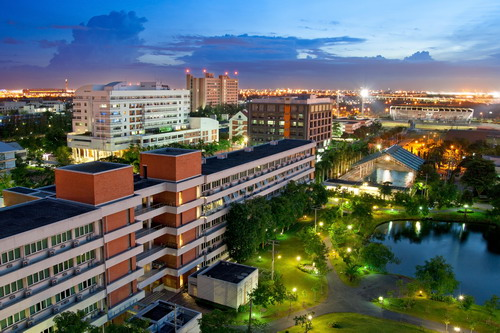
#> input picture lab2/kmitl.jpg, 500 x 333 px, found by its file name
$ python lab2.2.py
#> lines starting #> are read from the running program, lines starting #| are printed output that depends on the picture
import cv2
import numpy as np
import matplotlib.pyplot as plt

color_image = cv2.imread("lab2/kmitl.jpg")
#> color_image is the input picture: shape (333, 500, 3); mean B, G, R 102.1, 104.3, 95.2
color_image = cv2.cvtColor(color_image, cv2.COLOR_BGR2RGB)

red, green, blue = cv2.split(color_image)
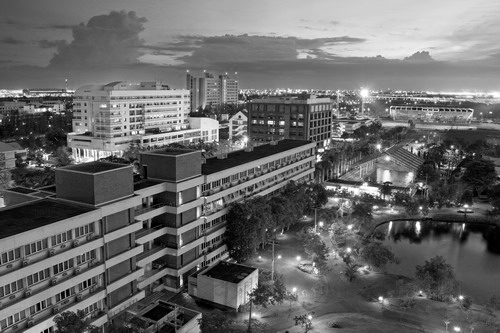
#> green: shape (333, 500); min 0, max 255, mean 104.3
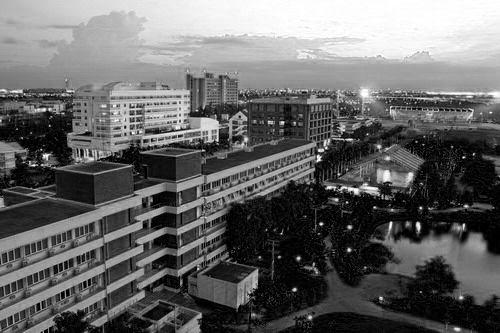
#> blue: shape (333, 500); min 0, max 255, mean 102.1

h_o_r = cv2.calcHist([red], [0], None, [256], [0, 256])
#> h_o_r = 256 values, max 1937 at index 0, min 53 at index 235, mean 650.4
h_o_g = cv2.calcHist([green], [0], None, [256], [0, 256])
#> h_o_g = 256 values, max 1514 at index 82, min 33 at index 243, mean 650.4
h_o_b = cv2.calcHist([blue], [0], None, [256], [0, 256])
#> h_o_b = 256 values, max 6450 at index 0, min 153 at index 222, mean 650.4
r_eq = cv2.equalizeHist(red)
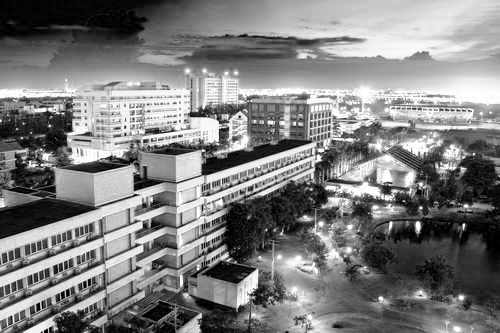
#> r_eq: shape (333, 500); min 0, max 255, mean 126.6
g_eq = cv2.equalizeHist(green)
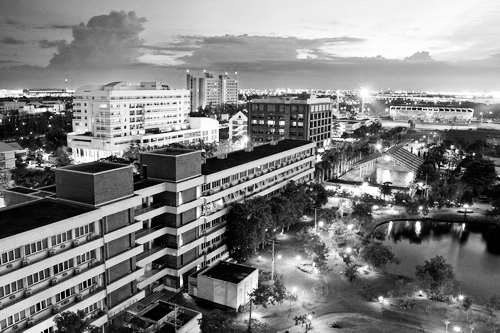
#> g_eq: shape (333, 500); min 0, max 255, mean 128
b_eq = cv2.equalizeHist(blue)
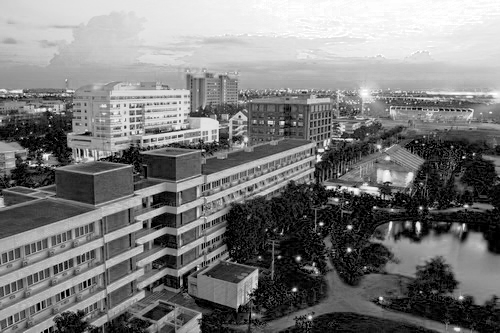
#> b_eq: shape (333, 500); min 0, max 255, mean 123.2
h_eq_r = cv2.calcHist([r_eq], [0], None, [256], [0, 256])
#> h_eq_r = 256 values, max 1937 at index 0, min 0 at index 1, mean 650.4
h_eq_g = cv2.calcHist([g_eq], [0], None, [256], [0, 256])
#> h_eq_g = 256 values, max 1514 at index 99, min 0 at index 19, mean 650.4
h_eq_b = cv2.calcHist([b_eq], [0], None, [256], [0, 256])
#> h_eq_b = 256 values, max 6450 at index 0, min 0 at index 1, mean 650.4
plt.figure(figsize=(12, 10))


plt.subplot(2, 2, 1)
plt.imshow(cv2.cvtColor(color_image, cv2.COLOR_BGR2RGB))
plt.title('Original Image')
plt.axis('off')

plt.subplot(2, 2, 2)
plt.plot(h_o_r, color='red', label='Red')
plt.plot(h_o_g, color='green', label='Green')
plt.plot(h_o_b, color='blue', label='Blue')
plt.title('Original Image Histograms')
plt.xlabel('Pixel Value')
plt.ylabel('Frequency')
plt.legend()


plt.subplot(2, 2, 3)
equalized_color_image = cv2.merge((b_eq, g_eq, r_eq))
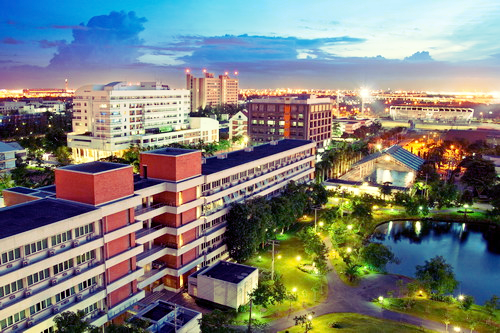
#> equalized_color_image: shape (333, 500, 3); mean B, G, R 123.2, 128, 126.6
plt.imshow(cv2.cvtColor(equalized_color_image, cv2.COLOR_BGR2RGB))
plt.title('Equalized Image')
plt.axis('off')


plt.subplot(2, 2, 4)
plt.plot(h_eq_r, color='red', label='Red')
plt.plot(h_eq_g, color='green', label='Green')
plt.plot(h_eq_b, color='blue', label='Blue')
plt.title('Equalized Image Histograms')
plt.xlabel('Pixel Value')
plt.ylabel('Frequency')
plt.legend()

plt.tight_layout()
plt.show()
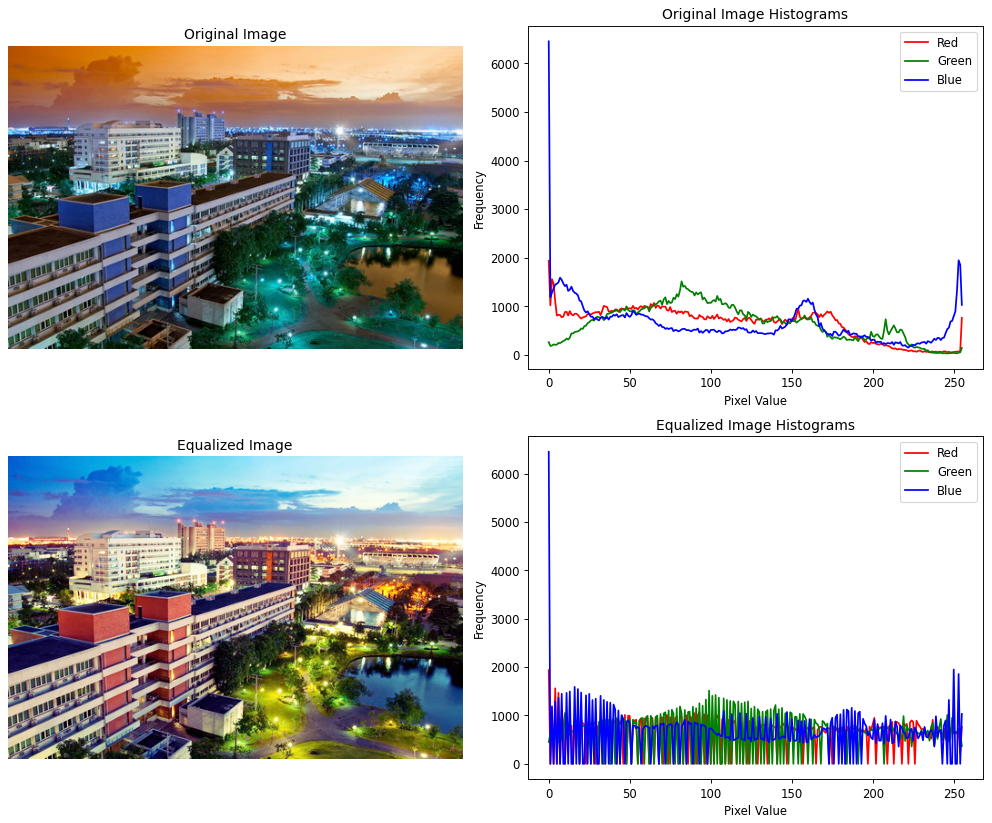
#> figure drawn by matplotlib, 4 panels; B, G, R data is drawn as R, G, B; panel 2: curve peaks at x = 0, y = 1937; panel 2: curve peaks at x = 82, y = 1514; panel 2: curve peaks at x = 0, y = 6450; panel 4: curve peaks at x = 0, y = 1937

$ run again, with lab2/chainat.jpg copied over lab2/kmitl.jpg
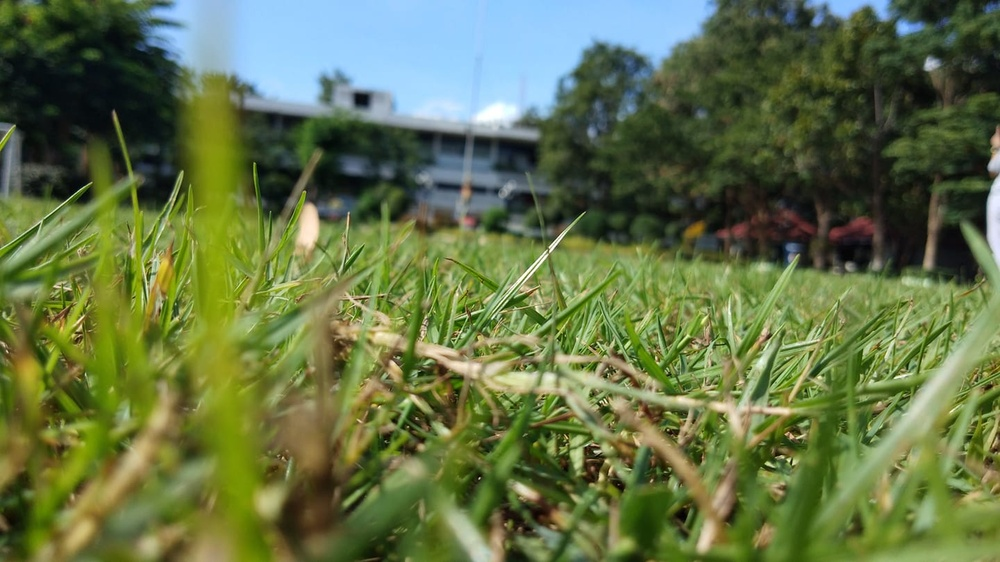
#> input picture lab2/chainat.jpg, 1000 x 562 px, shrunk from 1440 x 810 before the run, found by its file name
#> color_image is the input picture: shape (562, 1000, 3); mean B, G, R 71.6, 114.6, 99.2
#> h_o_r = 256 values, max 8036 at index 153, min 10 at index 1, mean 2195.3
#> h_o_g = 256 values, max 6087 at index 207, min 1 at index 1, mean 2195.3
#> h_o_b = 256 values, max 18585 at index 255, min 132 at index 201, mean 2195.3
#> `b_eq = cv2.equalizeHist(blue)`:
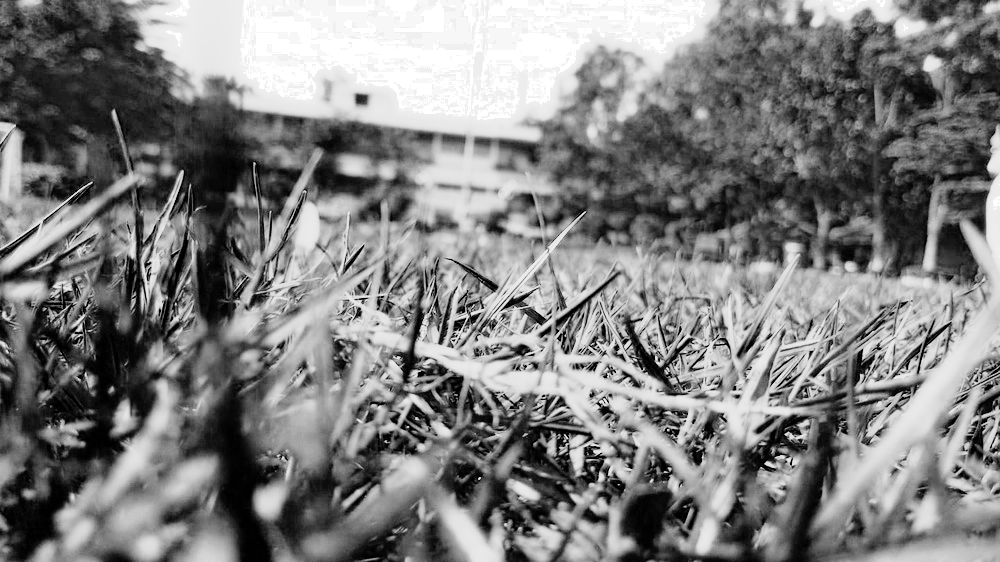
#> b_eq: shape (562, 1000); min 0, max 255, mean 128
#> h_eq_r = 256 values, max 8036 at index 218, min 0 at index 13, mean 2195.3
#> h_eq_g = 256 values, max 6087 at index 242, min 0 at index 36, mean 2195.3
#> h_eq_b = 256 values, max 18585 at index 255, min 0 at index 5, mean 2195.3
#> `plt.show()`:
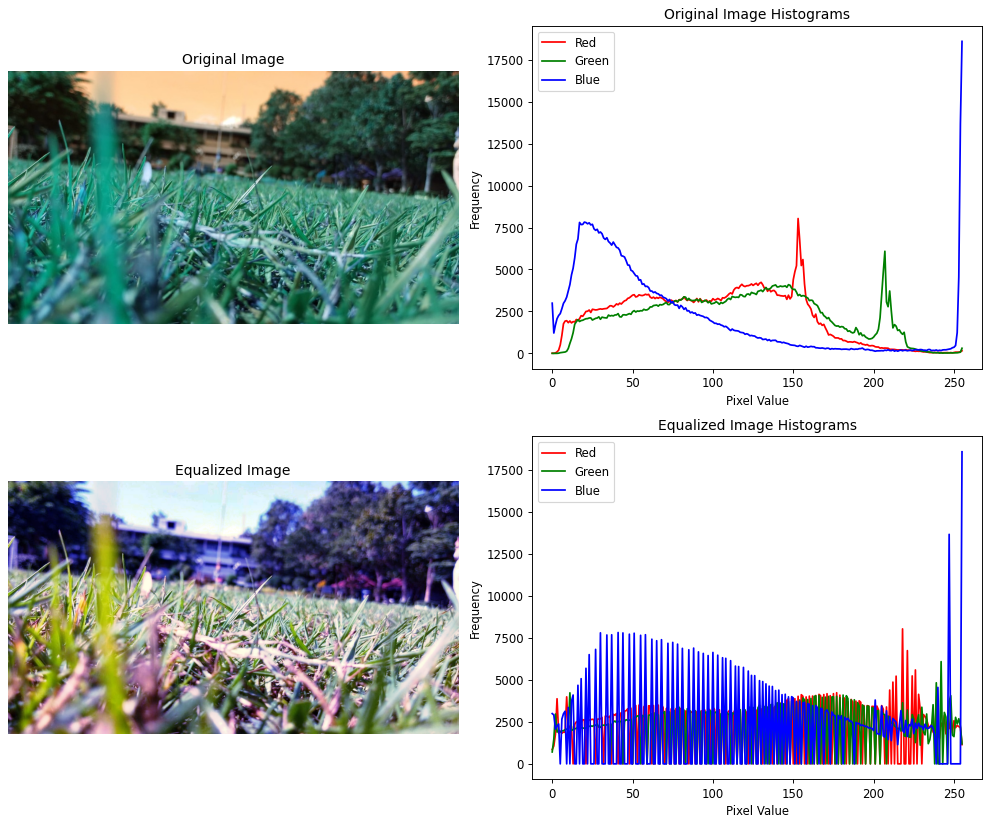
#> figure drawn by matplotlib, 4 panels; B, G, R data is drawn as R, G, B; panel 2: curve peaks at x = 153, y = 8036; panel 2: curve peaks at x = 207, y = 6087; panel 2: curve peaks at x = 255, y = 18585; panel 4: curve peaks at x = 218, y = 8036
